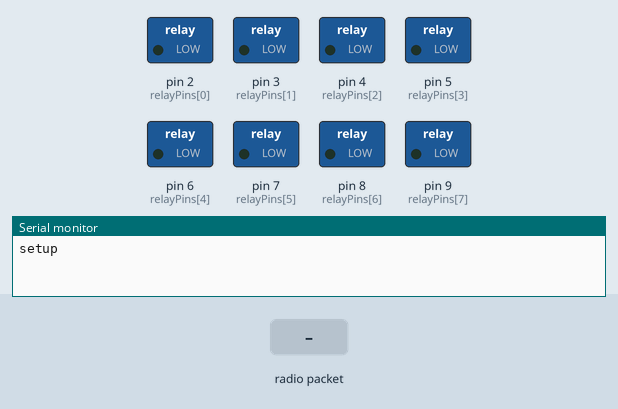
Recording of a sketch running on a simulated Arduino Uno, built with avr-gcc and run on an emulated ATmega328P. Parts: switched loads named in the sketch (green lamp = pin HIGH), the last lines printed to the serial monitor. The test bench sets the inputs (shaded band). No radio packets arrive unless stated.

Above: at 2.2 s.
2.3 s: radio packet "1" arrives
At 3.5 s:
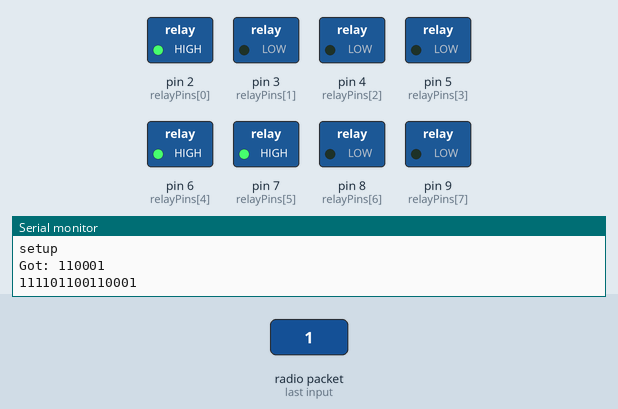
3.8 s: radio packet "0" arrives
At 4.9 s:
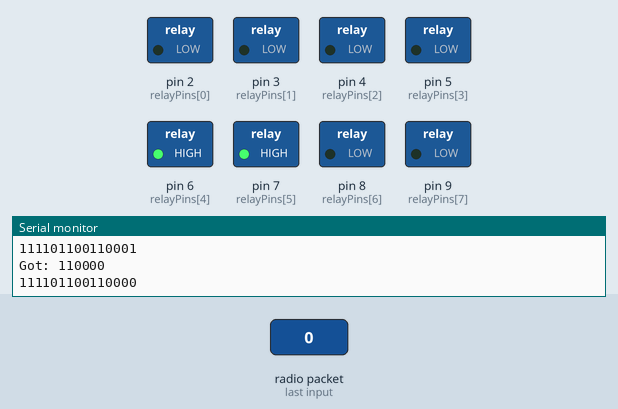
5.3 s: radio packet "2" arrives
At 6.0 s:
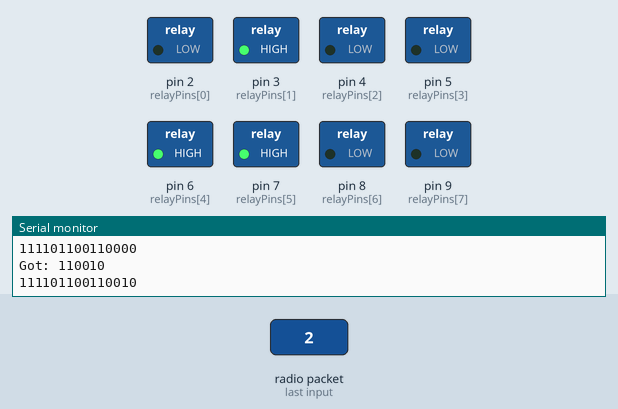
Timing chart, 0 to 8.3 s (numbered marks = the images above; inputs shaded):
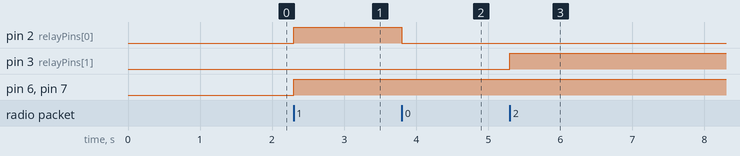

The sketch:

receiver.ino
```cpp
#include <VirtualWire.h>

#define RELAYS     8

int relayPins[] = {2, 3, 4, 5, 6, 7, 8, 9};

void setup() {
    delay(1000);
    Serial.begin(9600);

    for(unsigned int i = 0; i < RELAYS; i++) {
        pinMode(relayPins[i], OUTPUT);
    }

    vw_set_ptt_inverted(true);
    vw_setup(2000);

    vw_rx_start();
    Serial.println("setup");
}

void loop() {
    uint8_t buf[VW_MAX_MESSAGE_LEN];
    uint8_t buflen = VW_MAX_MESSAGE_LEN;


    if (vw_get_message(buf, &buflen)) {
	    int i;

        digitalWrite(13, true);
	    Serial.print("Got: ");

	    for (i = 0; i < buflen; i++) {
	        Serial.print(buf[i], BIN);
	        Serial.print(" ");
	    }
	    Serial.println("");

        digitalWrite(13, false);

        int message = (int)buf[0] | ((int)buf[1] << 8);

        Serial.println(message, BIN);

        for(unsigned int i = 0; i < RELAYS; i++) {
            if((message & ((int)1 << i))) {
                digitalWrite(relayPins[i], HIGH);
            }
            else {
                digitalWrite(relayPins[i], LOW);

            }
        }
    }
}
```

Measured:
- after the input at 2.3 s, pin 2 (relayPins[0]), pin 6 (relayPins[4]), pin 7 (relayPins[5]): LOW → HIGH at once
- after the input at 3.8 s, pin 2 (relayPins[0]): HIGH → LOW at once
- after the input at 5.3 s, pin 3 (relayPins[1]): LOW → HIGH at once
